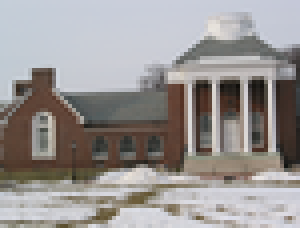
%> input picture Homework/homework4/my H4/fanbu_HW4_code/I1.png, 75 x 57 px, shrunk from 512 x 384 before the run (shown 4 times larger)
$ octave q1_a.m   (GNU Octave 9; MATLAB toolbox functions it lacks are replaced by stand-ins)
%> lines starting %> are read from the running program, lines starting %| are printed output that depends on the picture
%% EECS 442 - HW 04 - Q1 Harris Corner Detection
%  ------------------------------------------------------------------------
%  Date: 11 / 21 / 2016
%  Author: Fan Bu
%  ------------------------------------------------------------------------
%  ellipse(ra,rb,ang,x0,y0,C,Nb)
%  ------------------------------------------------------------------------
%  Instructions(Latex code)
% Key steps of the algorithm:\\
% Step1, Compute magnitude of the x and y gradients at each pixel.\\
% Step2, Due to Harris, construct a Gaussian window M around each pixel.\\
% Step3, Compute $\lambda_s$ of second moment matrix $M$ \\
% Step4, Compute $R=det(M)-k(tr(M))^2$ \\
% Step5, Set proper threshold $T$ \\
% Step6, If $R> T$, a corner is detected; then, retain point of local maxima. \\
% Step7, Superpose corners on images.\\

%% ----------------------- Initialization -----------------------
clear all;
close all;
clc;
%% ----------------------- Load data ----------------------------
img1 = imread('I1.png');
%> img1 is the input picture: size 57x75x3 uint8; mean R, G, B 152.8, 148.6, 147.3
img2 = imread('I3.png');
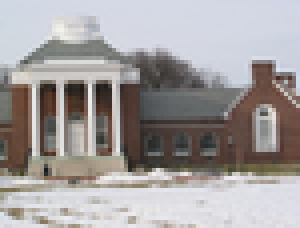
%> input picture Homework/homework4/my H4/fanbu_HW4_code/I3.png, 75 x 57 px, shrunk from 512 x 384 before the run (shown 4 times larger)
%> img2 is the input picture: size 57x75x3 uint8; mean R, G, B 162.8, 158.5, 158.3

img = img2;
w = 3; %choose window size

%% ------------ Compute M,R and ellipse parameter --------
% translate to gray image
gray_img = rgb2gray(img);
[height,width] = size(gray_img);
%> height = 57; width = 75
% initialize corner position
is_edge = zeros(height, width);
% initialize R score
R = zeros(height, width);

% applying sobel edge detector in the horizontal direction
fx = [-1 0 1;
    -1 0 1;
    -1 0 1];
Ix = filter2(fx,gray_img);
% applying sobel edge detector in the vertical direction
fy = [1 1 1;
    0 0 0;
    -1 -1 -1];
Iy = filter2(fy,gray_img);
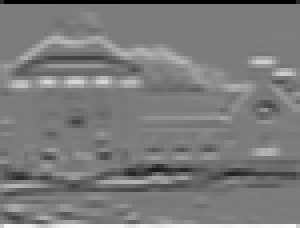
%> Iy: size 57x75 double (shown 4 times larger); min -651, max 691, mean 0.2; drawn with min black and max white
% compute terms for second moment matrix M
Ix2 = Ix.^2;
Iy2 = Iy.^2;
Ixy = Ix.*Iy;

% perform gaussian filtering for eliminating noises
h= fspecial('gaussian',[w w],2);
Ix2 = filter2(h,Ix2);
Iy2 = filter2(h,Iy2);
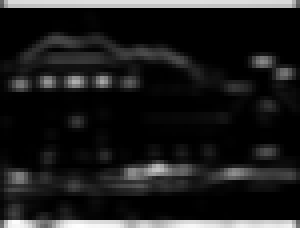
%> Iy2: size 57x75 double (shown 4 times larger); min 0, max 174576.8, mean 19718.5; drawn with min black and max white
Ixy = filter2(h,Ixy);
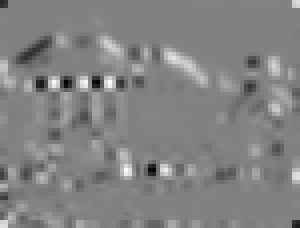
%> Ixy: size 57x75 double (shown 4 times larger); min -34752.1, max 33632.4, mean 344.2; drawn with min black and max white

% Initialize Perem
Rmax = 0;
figure;
imshow(img);
hold on;
for i = 1:height
    for j = 1:width
        % compute second moment matrix M
        M = [
            Ix2(i,j), Ixy(i,j);
            Ixy(i,j) Iy2(i,j)
            ];
        % compute R(i,j) = det(M)-0.04*(trace(M))^2
        R(i,j) = det(M)-0.04*(trace(M))^2;
        if R(i,j) > Rmax
           Rmax = R(i,j);
        end;

    end;
end;
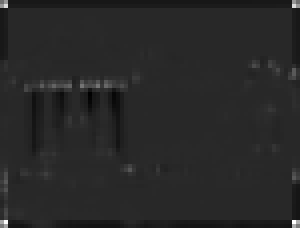
%> R: size 57x75 double (shown 4 times larger); min -2.2e+09, max 1.15e+10, mean -26326051.1; drawn with min black and max white
%> after the loop, Rmax = 1.15e+10
num_edge = 0;
Rmax
%> Rmax = 1.15e+10
T=0.1*Rmax
%> T = 1.15e+09
% determine corner by comparing with threshold and all neighbor points
for i = 2:height-1
    for j = 2:width-1
        if R(i,j) > T ...
            && R(i,j) > R(i-1,j-1) ...
            && R(i,j) > R(i-1,j) ...
            && R(i,j) > R(i-1,j+1) ...
            && R(i,j) > R(i,j-1) ...
            && R(i,j) > R(i,j+1) ...
            && R(i,j) > R(i+1,j-1) ...
            && R(i,j) > R(i+1,j) ...
            && R(i,j) > R(i+1,j+1)

            is_edge(i,j) = 1;
            num_edge = num_edge+1;
        end;
    end;
end;
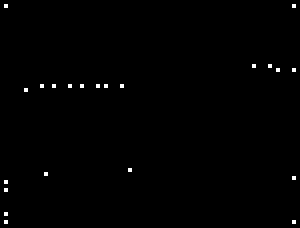
%> is_edge: size 57x75 double (shown 4 times larger); values 0 (black) and 1 (white), 0.51% white in thin lines or dots
%> after the loop, num_edge = 22
[edge_col, edge_row] = find(is_edge == 1);
%> edge_col = 22 values from 2 to 56; edge_row = 22 values from 2 to 74
num_edge
%> num_edge = 22
%% -------------- Draw corners on image and save -----------------
plot(edge_row, edge_col,'r*','linewidth',1.1);
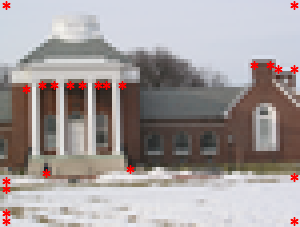
%> figure redrawn from the program's plot data; shown 4 times larger
print(gcf,'-djpeg' ,'HW4_q1_a_I3.jpeg','-r400')
